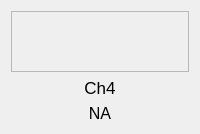
                 <widget class="QWidget" name="frame_ch4_2" native="true">
                  <layout class="QVBoxLayout" name="frame_ch4">
                   <item>
                    <widget class="QFrame" name="frame_ch4_color">
                     <property name="sizePolicy">
                      <sizepolicy hsizetype="Fixed" vsizetype="Fixed">
                       <horstretch>0</horstretch>
                       <verstretch>0</verstretch>
                      </sizepolicy>
                     </property>
                     <property name="minimumSize">
                      <size>
                       <width>61</width>
                       <height>61</height>
                      </size>
                     </property>
                     <property name="maximumSize">
                      <size>
                       <width>1000</width>
                       <height>61</height>
                      </size>
                     </property>
                     <property name="sizeIncrement">
                      <size>
                       <width>1</width>
                       <height>1</height>
                      </size>
                     </property>
                     <property name="accessibleName">
                      <string>color_frame</string>
                     </property>
                     <property name="styleSheet">
                      <string notr="true"/>
                     </property>
                     <property name="frameShape">
                      <enum>QFrame::StyledPanel</enum>
                     </property>
                     <property name="frameShadow">
                      <enum>QFrame::Raised</enum>
                     </property>
                    </widget>
                   </item>
                   <item>
                    <widget class="QLabel" name="label_ch4">
                     <property name="minimumSize">
                      <size>
                       <width>61</width>
                       <height>0</height>
                      </size>
                     </property>
                     <property name="maximumSize">
                      <size>
                       <width>16777215</width>
                       <height>30</height>
                      </size>
                     </property>
                     <property name="font">
                      <font>
                       <pointsize>13</pointsize>
                       <italic>false</italic>
                       <bold>false</bold>
                      </font>
                     </property>
                     <property name="text">
                      <string>Ch4</string>
                     </property>
                     <property name="alignment">
                      <set>Qt::AlignCenter</set>
                     </property>
                    </widget>
                   </item>
                   <item>
                    <widget class="QLabel" name="label_ch4_value">
                     <property name="minimumSize">
                      <size>
                       <width>61</width>
                       <height>0</height>
                      </size>
                     </property>
                     <property name="maximumSize">
                      <size>
                       <width>16777215</width>
                       <height>30</height>
                      </size>
                     </property>
                     <property name="font">
                      <font>
                       <pointsize>12</pointsize>
                       <italic>false</italic>
                       <bold>false</bold>
                      </font>
                     </property>
                     <property name="styleSheet">
                      <string notr="true">font:12pt</string>
                     </property>
                     <property name="text">
                      <string>NA</string>
                     </property>
                     <property name="alignment">
                      <set>Qt::AlignCenter</set>
                     </property>
                    </widget>
                   </item>
                  </layout>
                 </widget>
